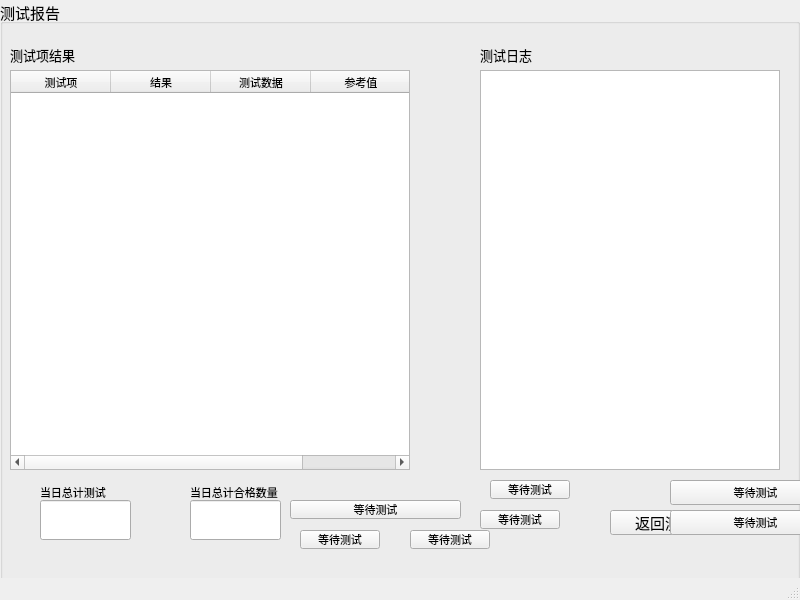
<?xml version="1.0" encoding="UTF-8"?>
<ui version="4.0">
 <class>MainWindow_report</class>
 <widget class="QMainWindow" name="MainWindow_report">
  <property name="geometry">
   <rect>
    <x>0</x>
    <y>0</y>
    <width>800</width>
    <height>600</height>
   </rect>
  </property>
  <property name="windowTitle">
   <string>MainWindow</string>
  </property>
  <widget class="QWidget" name="centralwidget">
   <widget class="QGroupBox" name="groupBox">
    <property name="geometry">
     <rect>
      <x>0</x>
      <y>0</y>
      <width>800</width>
      <height>700</height>
     </rect>
    </property>
    <property name="font">
     <font>
      <pointsize>11</pointsize>
     </font>
    </property>
    <property name="title">
     <string>测试报告</string>
    </property>
    <widget class="QLabel" name="label_test_result_report">
     <property name="geometry">
      <rect>
       <x>10</x>
       <y>40</y>
       <width>140</width>
       <height>30</height>
      </rect>
     </property>
     <property name="font">
      <font>
       <pointsize>10</pointsize>
      </font>
     </property>
     <property name="text">
      <string>测试项结果</string>
     </property>
    </widget>
    <widget class="QTableWidget" name="tableWidget_report">
     <property name="geometry">
      <rect>
       <x>10</x>
       <y>70</y>
       <width>400</width>
       <height>400</height>
      </rect>
     </property>
     <property name="font">
      <font>
       <family>Arial</family>
       <pointsize>8</pointsize>
      </font>
     </property>
     <column>
      <property name="text">
       <string>测试项</string>
      </property>
      <property name="font">
       <font>
        <kerning>false</kerning>
       </font>
      </property>
      <property name="background">
       <color>
        <red>67</red>
        <green>168</green>
        <blue>255</blue>
       </color>
      </property>
     </column>
     <column>
      <property name="text">
       <string>结果</string>
      </property>
     </column>
     <column>
      <property name="text">
       <string>测试数据</string>
      </property>
     </column>
     <column>
      <property name="text">
       <string>参考值</string>
      </property>
     </column>
    </widget>
    <widget class="QPlainTextEdit" name="plainTextEdit_report">
     <property name="geometry">
      <rect>
       <x>480</x>
       <y>70</y>
       <width>300</width>
       <height>400</height>
      </rect>
     </property>
    </widget>
    <widget class="QLabel" name="label_log">
     <property name="geometry">
      <rect>
       <x>480</x>
       <y>40</y>
       <width>140</width>
       <height>30</height>
      </rect>
     </property>
     <property name="font">
      <font>
       <pointsize>10</pointsize>
      </font>
     </property>
     <property name="text">
      <string>测试日志</string>
     </property>
    </widget>
    <widget class="QLabel" name="label_total_test">
     <property name="geometry">
      <rect>
       <x>40</x>
       <y>480</y>
       <width>145</width>
       <height>25</height>
      </rect>
     </property>
     <property name="font">
      <font>
       <pointsize>8</pointsize>
      </font>
     </property>
     <property name="text">
      <string>当日总计测试</string>
     </property>
    </widget>
    <widget class="QLabel" name="label_pass_num">
     <property name="geometry">
      <rect>
       <x>190</x>
       <y>480</y>
       <width>145</width>
       <height>25</height>
      </rect>
     </property>
     <property name="font">
      <font>
       <pointsize>8</pointsize>
      </font>
     </property>
     <property name="text">
      <string>当日总计合格数量</string>
     </property>
    </widget>
    <widget class="QLineEdit" name="lineEdit_total_test">
     <property name="geometry">
      <rect>
       <x>40</x>
       <y>500</y>
       <width>91</width>
       <height>40</height>
      </rect>
     </property>
    </widget>
    <widget class="QLineEdit" name="lineEdit_pass_num">
     <property name="geometry">
      <rect>
       <x>190</x>
       <y>500</y>
       <width>91</width>
       <height>40</height>
      </rect>
     </property>
    </widget>
    <widget class="QPushButton" name="pushButton">
     <property name="geometry">
      <rect>
       <x>610</x>
       <y>510</y>
       <width>140</width>
       <height>25</height>
      </rect>
     </property>
     <property name="text">
      <string>返回测试界面</string>
     </property>
    </widget>
    <widget class="QPushButton" name="pushButtonVolSleep">
     <property name="geometry">
      <rect>
       <x>290</x>
       <y>500</y>
       <width>171</width>
       <height>19</height>
      </rect>
     </property>
     <property name="font">
      <font>
       <family>SimSun</family>
       <pointsize>8</pointsize>
       <weight>50</weight>
       <bold>false</bold>
       <kerning>true</kerning>
      </font>
     </property>
     <property name="text">
      <string>等待测试</string>
     </property>
    </widget>
    <widget class="QPushButton" name="pushButton9VolSleep_2">
     <property name="geometry">
      <rect>
       <x>300</x>
       <y>530</y>
       <width>80</width>
       <height>19</height>
      </rect>
     </property>
     <property name="font">
      <font>
       <family>SimSun</family>
       <pointsize>8</pointsize>
       <weight>50</weight>
       <bold>false</bold>
       <kerning>true</kerning>
      </font>
     </property>
     <property name="text">
      <string>等待测试</string>
     </property>
    </widget>
    <widget class="QPushButton" name="pushButtonWakeup">
     <property name="geometry">
      <rect>
       <x>670</x>
       <y>510</y>
       <width>171</width>
       <height>25</height>
      </rect>
     </property>
     <property name="font">
      <font>
       <family>SimSun</family>
       <pointsize>8</pointsize>
       <weight>50</weight>
       <bold>false</bold>
       <kerning>true</kerning>
      </font>
     </property>
     <property name="text">
      <string>等待测试</string>
     </property>
    </widget>
    <widget class="QPushButton" name="pushButtonTemp">
     <property name="geometry">
      <rect>
       <x>670</x>
       <y>480</y>
       <width>171</width>
       <height>25</height>
      </rect>
     </property>
     <property name="font">
      <font>
       <family>SimSun</family>
       <pointsize>8</pointsize>
       <weight>50</weight>
       <bold>false</bold>
       <kerning>true</kerning>
      </font>
     </property>
     <property name="text">
      <string>等待测试</string>
     </property>
    </widget>
    <widget class="QPushButton" name="pushButton13VolSleep">
     <property name="geometry">
      <rect>
       <x>480</x>
       <y>510</y>
       <width>80</width>
       <height>19</height>
      </rect>
     </property>
     <property name="font">
      <font>
       <family>SimSun</family>
       <pointsize>8</pointsize>
       <weight>50</weight>
       <bold>false</bold>
       <kerning>true</kerning>
      </font>
     </property>
     <property name="text">
      <string>等待测试</string>
     </property>
    </widget>
    <widget class="QPushButton" name="pushButton15VolSleep">
     <property name="geometry">
      <rect>
       <x>490</x>
       <y>480</y>
       <width>80</width>
       <height>19</height>
      </rect>
     </property>
     <property name="font">
      <font>
       <family>SimSun</family>
       <pointsize>8</pointsize>
       <weight>50</weight>
       <bold>false</bold>
       <kerning>true</kerning>
      </font>
     </property>
     <property name="text">
      <string>等待测试</string>
     </property>
    </widget>
    <widget class="QPushButton" name="pushButton9VolSleep">
     <property name="geometry">
      <rect>
       <x>410</x>
       <y>530</y>
       <width>80</width>
       <height>19</height>
      </rect>
     </property>
     <property name="font">
      <font>
       <family>SimSun</family>
       <pointsize>8</pointsize>
       <weight>50</weight>
       <bold>false</bold>
       <kerning>true</kerning>
      </font>
     </property>
     <property name="text">
      <string>等待测试</string>
     </property>
    </widget>
   </widget>
  </widget>
  <widget class="QMenuBar" name="menubar">
   <property name="geometry">
    <rect>
     <x>0</x>
     <y>0</y>
     <width>800</width>
     <height>21</height>
    </rect>
   </property>
  </widget>
  <widget class="QStatusBar" name="statusbar"/>
 </widget>
 <resources/>
 <connections/>
</ui>
